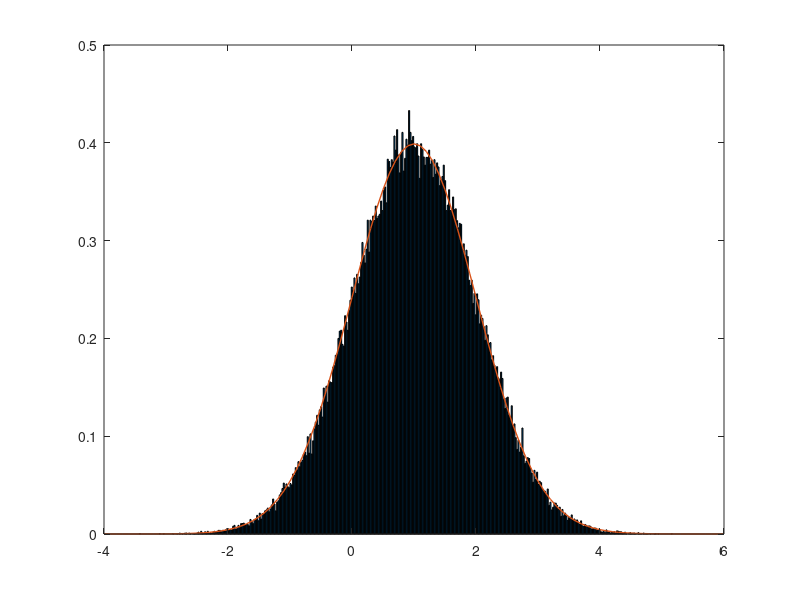

Write MATLAB code to recreate this figure.
pkg load statistics

clc;
clear all;

function res = f(x)
  res = exp(- x ^ 2 / 2);
endfunction

function res = laplace(x)
  res = quad(@f, 0, x) * 1 / sqrt(2 * pi);
endfunction

n = 10 ^ 5;
mu = 1;
sigma = 1;
alpha = 0.95;
real_hi2 = 100734.7;

X = sort(normrnd(mu, sigma, n, 1));

l = min(X);
r = max(X);
buckets = ceil((r - l) * n ^ (1 / 3));
delta = (r - l) / buckets;
x_coords = zeros(buckets, 1);
cnt_in_bucket = zeros(buckets, 1);
y_coords = zeros(buckets, 1);
walls = zeros(buckets, 1);

for i = 1 : buckets
  cur_l = (i - 1) * delta + l;
  cur_r = cur_l + delta;
  walls(i) = cur_r;
  x_coords(i) = (cur_r + cur_l) / 2;
  cnt_in_bucket(i) = sum(X <= cur_r) - sum(X < cur_l);
  y_coords(i) = cnt_in_bucket(i) / (n * delta);
endfor

x_coords_for_normpdf = -4:0.1:6;
bar(x_coords, y_coords);
hold on;
plot(x_coords_for_normpdf, normpdf(x_coords_for_normpdf, mu, sigma), "linewidth", 1);

printf("Размер выборки = %d\n", n);
printf("Границы = [%d; %d]\n", l, r);
printf("Выбранная длина интервалов = %d\n", delta);
printf("Количество интервалов = %d\n", buckets);

printf("\n");

# PART 2

E = sum(x_coords .* cnt_in_bucket) / n;
D = sum((x_coords - E) .^ 2 .* cnt_in_bucket) / n;
FIXED_D = n / (n - 1) * D;
SQ_D = sqrt(FIXED_D);

printf("Предполагаемое матожидание = %d\n", E);
printf("Предполагаемая дисперсия = %d\n", FIXED_D);

# suffix P means "Предполагаемое"

z = (walls - E) / SQ_D;

P = zeros(buckets, 1);

P(1) = laplace(z(1)) - (-0.5);
for i = 2 : buckets
  P(i) = laplace(z(i)) - laplace(z(i - 1));
endfor

nP = P * n;

hi2 = sum(((cnt_in_bucket - nP) .^ 2) ./ nP);

printf("Полученное значение Хи квадрат = %d\n", hi2);
printf("Теоретическое значение Хи квадрат = %d\n", real_hi2);
printf("Заданное распределение есть равномерное = %d\n", hi2 < real_hi2);
